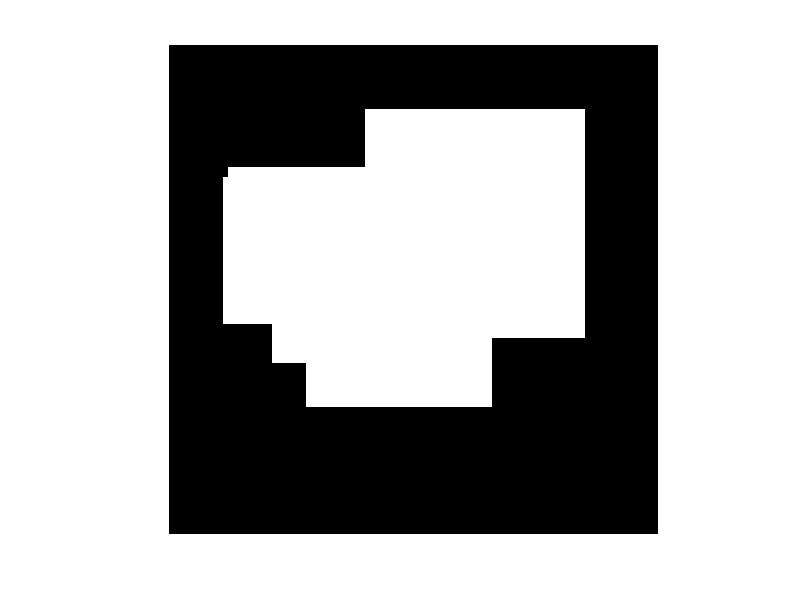
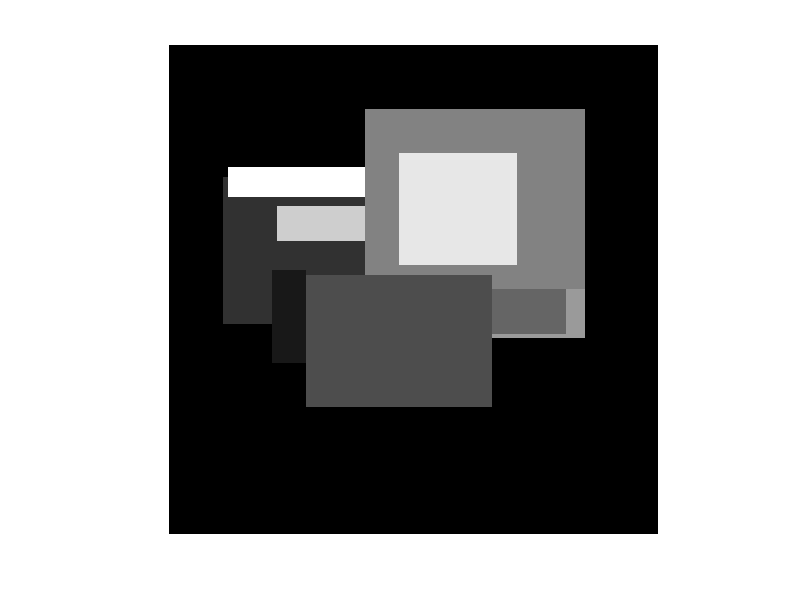

The MATLAB source for these figures, in order:
function [] = Zad5()
  
  space = zeros(100,100,10);
  
  for i=1:10
    x0 = round(10 + (50 - 10)*rand(1,1));
    y0 = round(10 + (50 - 10)*rand(1,1));
    x1 = round(5 + (50 - 5)*rand(1,1));
    y1 = round(5 + (50 - 5)*rand(1,1));
    z0 = round(1 + (10 - 1)*rand(1,1));
    space(x0:x0+x1, y0:y0+y1, z0) = i;
    
   endfor
   
   image = zeros(100,100);
   
   for z = 10:-1:1
     for y = 1:100
       for x = 1:100
         if space(x,y,z) != 0
           image(x, y) = space(x,y,z);
         endif
       endfor
     endfor
   endfor
   
   figure;
   imshow(image);
   
   figure;
   l = mat2gray(image);
   imshow(l);
   
endfunction
